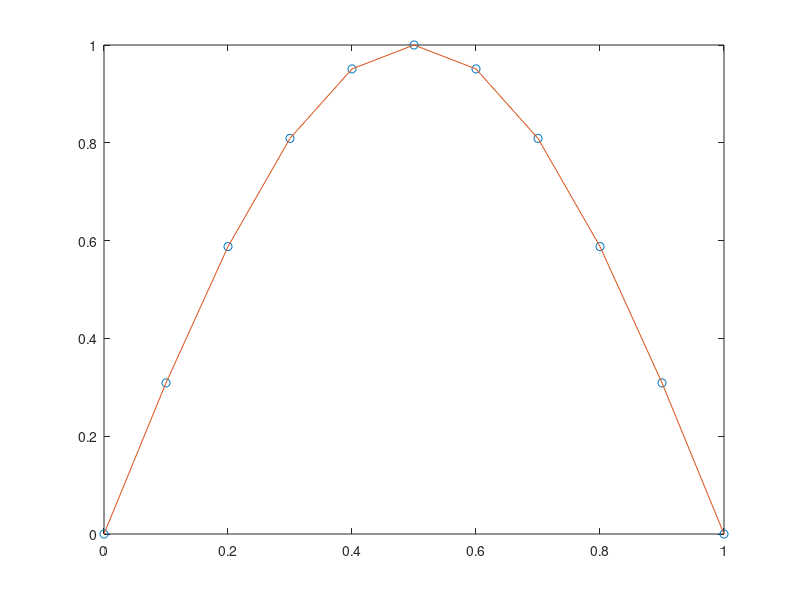

This chart was generated by the following MATLAB code: (Note: this script raises an error after producing the figure.)
% Heat Equation by implict

clear; clc; close all;

h=0.1; k=0.5*h^2; alpha=k/h^2; beta=1+2*alpha;     
x=0:h:1; t=0:k:0.5;


n=size(x',1); m=size(t',1);                     

u=zeros(m,n);
Real=zeros(m,n);

u(1,:)=sin(pi*x);               
A=zeros(n-2,n-2);
B=zeros(n-2,1);

A(1,1)=beta; A(1,2)=-alpha; A(n-2,n-3)=-alpha; A(n-2,n-2)=beta;

for ik=2:n-3
    A(ik,ik-1)=-alpha;
    A(ik,ik)=beta;
    A(ik,ik+1)=-alpha;
end

for ik=2:m
    B=u(ik-1,2:n-1)';
    B(1)=u(ik-1,2)+alpha*u(ik,1);
    B(n-2)=u(ik-1,n-1)+alpha*u(ik,n);
    u(ik,2:n-1)=A\B;    
end  

for ik=1:m
    Real(ik,:)=exp(-pi^2*t(ik))*sin(pi*x);    
end    

filename='heat.gif';

for ik=1:m
    plot(x,u(ik,:),'o');
    hold on
    plot(x,Real(ik,:));
    ylim([0 1])
    drawnow 
    hold off
    
    frame=getframe(1);
    img=frame2im(frame);
    [imind cm]=rgb2ind(img,256);
    
    if ik == 1
        imwrite(imind,cm,filename,'gif','Loopcount',10);
    else
        imwrite(imind,cm,filename,'gif','Writemode','append');
    end
    pause(0.1);
        
    

end    
